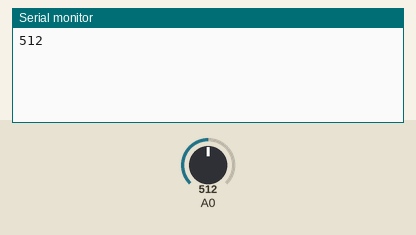
Recording of a sketch running on a simulated ESP8266 (NodeMCU). On the bench: the last lines printed to the serial monitor. The test bench sets the inputs (shaded band); at power-on: A0 = 512. WiFi joins after 1.5 s; servers stay silent unless stated.

Above: at 3.0 s.
3.1 s: A0 set to 716
At 4.5 s:
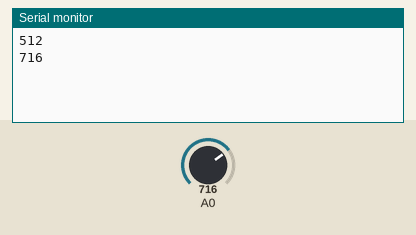
5.1 s: A0 set to 900
At 6.8 s:
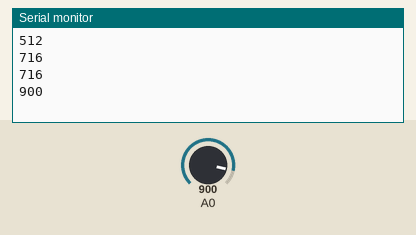
Timing chart, 0 to 8.3 s (numbered marks = the images above; inputs shaded):
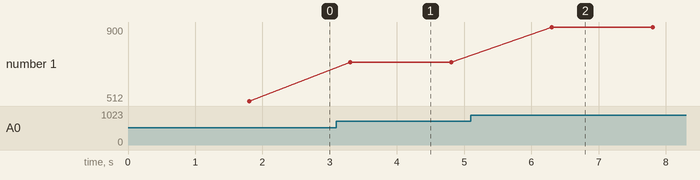

Measured:
- after the input at 3.1 s, the serial monitor: prints a new line after 0.20 s (image 1)
- after the input at 5.1 s, the serial monitor: prints a new line after 1.2 s (image 2)
- plotted number 1: 512 → 716 after the input at 3.1 s, 716 → 900 after the input at 5.1 s

The sketch:

analog_sensor_read.ino
```cpp
// 2 grids=910
#define BLYNK_PRINT Serial


#include <ESP8266WiFi.h>
#include <BlynkSimpleEsp8266.h>

char auth[] = "c8717ecaf7404205bbdaff63c861e5cd";


char ssid[] = "jahnavi";
char pass[] = "12345678";

WidgetLCD lcd(V1);
int a;
void setup()
{

  Serial.begin(9600);
  pinMode(A0,INPUT);
  Blynk.begin(auth, ssid, pass);

  lcd.clear();
  lcd.print(0, 0, "Water Level");

}
void loop()
{
  lcd.clear();
  lcd.print(0, 0, "Water Level");
   a=analogRead(A0);
  Serial.println(a);


  lcd.print(7, 1, a);
  Blynk.run();

  delay(1500);

}
```
